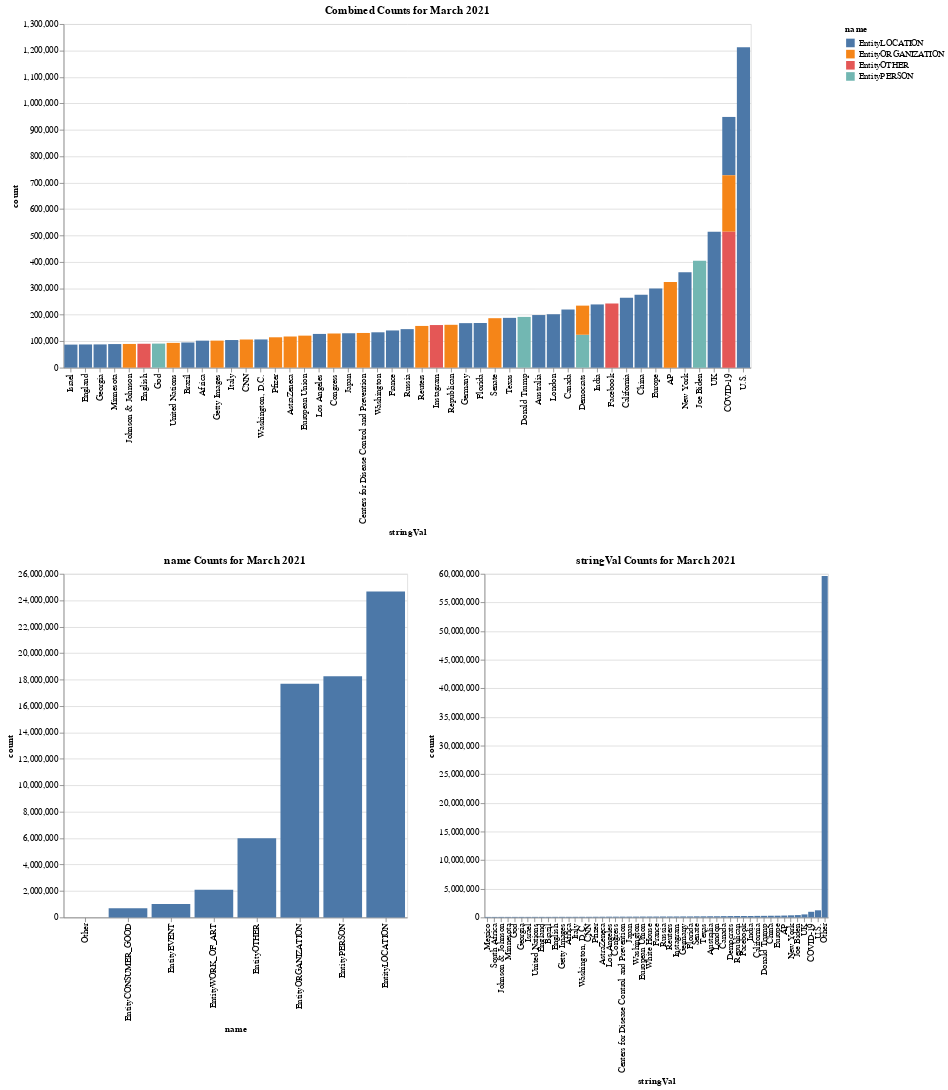

Notebook code for this chart:
### Code cell
category_count_chart = create_entity_count_charts('name', april_events, salience_filter=0, entity_term_filter=None, top_n=100)
entity_count_chart = create_entity_count_charts('stringVal', april_events, salience_filter=0, entity_term_filter=None, top_n=50)
top_chart = create_entity_count_charts_color(april_events, salience_filter=0, entity_term_filter=None, top_n=50)
alt.data_transformers.disable_max_rows()

alt.vconcat(
    top_chart,
    alt.hconcat(category_count_chart, entity_count_chart),
)

### Figure 1 — Vega-Lite specification as saved in the notebook (floating-point values rounded to 4 significant figures)
{"config": {"view": {"continuousWidth": 400, "continuousHeight": 300}}, "vconcat": [{"data": {"name": "data-1c8bb98685876abecbdbe91e399d9cd4"}, "mark": "bar", "encoding": {"color": {"field": "name", "type": "nominal"}, "tooltip": [{"field": "name", "type": "nominal"}, {"field": "stringVal", "type": "nominal"}, {"field": "count", "type": "quantitative"}], "x": {"field": "stringVal", "sort": "y", "type": "ordinal"}, "y": {"field": "count", "type": "quantitative"}}, "height": 400, "title": "Combined Counts for March 2021", "width": 800}, {"hconcat": [{"data": {"name": "data-ae2f75816b186353a7ecc135375203e7"}, "mark": "bar", "encoding": {"tooltip": [{"field": "name", "type": "nominal"}, {"field": "count", "type": "quantitative"}], "x": {"field": "name", "sort": "y", "type": "ordinal"}, "y": {"field": "count", "type": "quantitative"}}, "height": 400, "title": "name Counts for March 2021", "width": 400}, {"data": {"name": "data-5735c46a6e0bd01fc55bf01531f930ee"}, "mark": "bar", "encoding": {"tooltip": [{"field": "stringVal", "type": "nominal"}, {"field": "count", "type": "quantitative"}], "x": {"field": "stringVal", "sort": "y", "type": "ordinal"}, "y": {"field": "count", "type": "quantitative"}}, "height": 400, "title": "stringVal Counts for March 2021", "width": 400}]}], "$schema": "https://vega.github.io/schema/vega-lite/v4.17.0.json", "datasets": {"data-1c8bb98685876abecbdbe91e399d9cd4": [{"index": 0, "stringVal": "U.S.", "name": "EntityLOCATION", "groupId": 1211992, "numMentions": 1211992, "avgSalience": 1211992, "eventTime": 1211992, "polarity": 1211992, "magnitude": 1211992, "score": 1211992, "count": 1211992}, {"index": 1, "stringVal": "COVID-19", "name": "EntityOTHER", "groupId": 514874, "numMentions": 514874, "avgSalience": 514874, "eventTime": 514874, "polarity": 514874, "magnitude": 514874, "score": 514874, "count": 514874}, {"index": 2, "stringVal": "UK", "name": "EntityLOCATION", "groupId": 514406, "numMentions": 514406, "avgSalience": 514406, "eventTime": 514406, "polarity": 514406, "magnitude": 514406, "score": 514406, "count": 514406}, {"index": 3, "stringVal": "Joe Biden", "name": "EntityPERSON", "groupId": 404548, "numMentions": 404548, "avgSalience": 404548, "eventTime": 404548, "polarity": 404548, "magnitude": 404548, "score": 404548, "count": 404548}, {"index": 4, "stringVal": "New York", "name": "EntityLOCATION", "groupId": 361209, "numMentions": 361209, "avgSalience": 361209, "eventTime": 361209, "polarity": 361209, "magnitude": 361209, "score": 361209, "count": 361209}, {"index": 5, "stringVal": "AP", "name": "EntityORGANIZATION", "groupId": 324242, "numMentions": 324242, "avgSalience": 324242, "eventTime": 324242, "polarity": 324242, "magnitude": 324242, "score": 324242, "count": 324242}, {"index": 6, "stringVal": "Europe", "name": "EntityLOCATION", "groupId": 299078, "numMentions": 299078, "avgSalience": 299078, "eventTime": 299078, "polarity": 299078, "magnitude": 299078, "score": 299078, "count": 299078}, {"index": 7, "stringVal": "China", "name": "EntityLOCATION", "groupId": 275367, "numMentions": 275367, "avgSalience": 275367, "eventTime": 275367, "polarity": 275367, "magnitude": 275367, "score": 275367, "count": 275367}, {"index": 8, "stringVal": "California", "name": "EntityLOCATION", "groupId": 264194, "numMentions": 264194, "avgSalience": 264194, "eventTime": 264194, "polarity": 264194, "magnitude": 264194, "score": 264194, "count": 264194}, {"index": 9, "stringVal": "Facebook", "name": "EntityOTHER", "groupId": 242351, "numMentions": 242351, "avgSalience": 242351, "eventTime": 242351, "polarity": 242351, "magnitude": 242351, "score": 242351, "count": 242351}, {"index": 10, "stringVal": "India", "name": "EntityLOCATION", "groupId": 239188, "numMentions": 239188, "avgSalience": 239188, "eventTime": 239188, "polarity": 239188, "magnitude": 239188, "score": 239188, "count": 239188}, {"index": 11, "stringVal": "COVID-19", "name": "EntityLOCATION", "groupId": 220799, "numMentions": 220799, "avgSalience": 220799, "eventTime": 220799, "polarity": 220799, "magnitude": 220799, "score": 220799, "count": 220799}, {"index": 12, "stringVal": "Canada", "name": "EntityLOCATION", "groupId": 219960, "numMentions": 219960, "avgSalience": 219960, "eventTime": 219960, "polarity": 219960, "magnitude": 219960, "score": 219960, "count": 219960}, {"index": 13, "stringVal": "COVID-19", "name": "EntityORGANIZATION", "groupId": 212905, "numMentions": 212905, "avgSalience": 212905, "eventTime": 212905, "polarity": 212905, "magnitude": 212905, "score": 212905, "count": 212905}, {"index": 14, "stringVal": "London", "name": "EntityLOCATION", "groupId": 202102, "numMentions": 202102, "avgSalience": 202102, "eventTime": 202102, "polarity": 202102, "magnitude": 202102, "score": 202102, "count": 202102}, {"index": 15, "stringVal": "Australia", "name": "EntityLOCATION", "groupId": 199029, "numMentions": 199029, "avgSalience": 199029, "eventTime": 199029, "polarity": 199029, "magnitude": 199029, "score": 199029, "count": 199029}, {"index": 16, "stringVal": "Donald Trump", "name": "EntityPERSON", "groupId": 192039, "numMentions": 192039, "avgSalience": 192039, "eventTime": 192039, "polarity": 192039, "magnitude": 192039, "score": 192039, "count": 192039}, {"index": 17, "stringVal": "Texas", "name": "EntityLOCATION", "groupId": 188385, "numMentions": 188385, "avgSalience": 188385, "eventTime": 188385, "polarity": 188385, "magnitude": 188385, "score": 188385, "count": 188385}, {"index": 18, "stringVal": "Senate", "name": "EntityORGANIZATION", "groupId": 187094, "numMentions": 187094, "avgSalience": 187094, "eventTime": 187094, "polarity": 187094, "magnitude": 187094, "score": 187094, "count": 187094}, {"index": 19, "stringVal": "Florida", "name": "EntityLOCATION", "groupId": 168945, "numMentions": 168945, "avgSalience": 168945, "eventTime": 168945, "polarity": 168945, "magnitude": 168945, "score": 168945, "count": 168945}, {"index": 20, "stringVal": "Germany", "name": "EntityLOCATION", "groupId": 168396, "numMentions": 168396, "avgSalience": 168396, "eventTime": 168396, "polarity": 168396, "magnitude": 168396, "score": 168396, "count": 168396}, {"index": 21, "stringVal": "Republican", "name": "EntityORGANIZATION", "groupId": 162112, "numMentions": 162112, "avgSalience": 162112, "eventTime": 162112, "polarity": 162112, "magnitude": 162112, "score": 162112, "count": 162112}, {"index": 22, "stringVal": "Instagram", "name": "EntityOTHER", "groupId": 161208, "numMentions": 161208, "avgSalience": 161208, "eventTime": 161208, "polarity": 161208, "magnitude": 161208, "score": 161208, "count": 161208}, {"index": 23, "stringVal": "Reuters", "name": "EntityORGANIZATION", "groupId": 157820, "numMentions": 157820, "avgSalience": 157820, "eventTime": 157820, "polarity": 157820, "magnitude": 157820, "score": 157820, "count": 157820}, {"index": 24, "stringVal": "Russia", "name": "EntityLOCATION", "groupId": 145758, "numMentions": 145758, "avgSalience": 145758, "eventTime": 145758, "polarity": 145758, "magnitude": 145758, "score": 145758, "count": 145758}, {"index": 25, "stringVal": "France", "name": "EntityLOCATION", "groupId": 140735, "numMentions": 140735, "avgSalience": 140735, "eventTime": 140735, "polarity": 140735, "magnitude": 140735, "score": 140735, "count": 140735}, {"index": 26, "stringVal": "Washington", "name": "EntityLOCATION", "groupId": 133769, "numMentions": 133769, "avgSalience": 133769, "eventTime": 133769, "polarity": 133769, "magnitude": 133769, "score": 133769, "count": 133769}, {"index": 27, "stringVal": "Centers for Disease Control and Prevention", "name": "EntityORGANIZATION", "groupId": 131225, "numMentions": 131225, "avgSalience": 131225, "eventTime": 131225, "polarity": 131225, "magnitude": 131225, "score": 131225, "count": 131225}, {"index": 28, "stringVal": "Japan", "name": "EntityLOCATION", "groupId": 130157, "numMentions": 130157, "avgSalience": 130157, "eventTime": 130157, "polarity": 130157, "magnitude": 130157, "score": 130157, "count": 130157}, {"index": 29, "stringVal": "Congress", "name": "EntityORGANIZATION", "groupId": 129231, "numMentions": 129231, "avgSalience": 129231, "eventTime": 129231, "polarity": 129231, "magnitude": 129231, "score": 129231, "count": 129231}, {"index": 30, "stringVal": "Los Angeles", "name": "EntityLOCATION", "groupId": 127596, "numMentions": 127596, "avgSalience": 127596, "eventTime": 127596, "polarity": 127596, "magnitude": 127596, "score": 127596, "count": 127596}, {"index": 31, "stringVal": "Democrats", "name": "EntityPERSON", "groupId": 124489, "numMentions": 124489, "avgSalience": 124489, "eventTime": 124489, "polarity": 124489, "magnitude": 124489, "score": 124489, "count": 124489}, {"index": 32, "stringVal": "European Union", "name": "EntityORGANIZATION", "groupId": 121121, "numMentions": 121121, "avgSalience": 121121, "eventTime": 121121, "polarity": 121121, "magnitude": 121121, "score": 121121, "count": 121121}, {"index": 33, "stringVal": "AstraZeneca", "name": "EntityORGANIZATION", "groupId": 117867, "numMentions": 117867, "avgSalience": 117867, "eventTime": 117867, "polarity": 117867, "magnitude": 117867, "score": 117867, "count": 117867}, {"index": 34, "stringVal": "Pfizer", "name": "EntityORGANIZATION", "groupId": 114895, "numMentions": 114895, "avgSalience": 114895, "eventTime": 114895, "polarity": 114895, "magnitude": 114895, "score": 114895, "count": 114895}, {"index": 35, "stringVal": "Democrats", "name": "EntityORGANIZATION", "groupId": 110160, "numMentions": 110160, "avgSalience": 110160, "eventTime": 110160, "polarity": 110160, "magnitude": 110160, "score": 110160, "count": 110160}, {"index": 36, "stringVal": "Washington, D.C.", "name": "EntityLOCATION", "groupId": 106730, "numMentions": 106730, "avgSalience": 106730, "eventTime": 106730, "polarity": 106730, "magnitude": 106730, "score": 106730, "count": 106730}, {"index": 37, "stringVal": "CNN", "name": "EntityORGANIZATION", "groupId": 106480, "numMentions": 106480, "avgSalience": 106480, "eventTime": 106480, "polarity": 106480, "magnitude": 106480, "score": 106480, "count": 106480}, {"index": 38, "stringVal": "Italy", "name": "EntityLOCATION", "groupId": 104516, "numMentions": 104516, "avgSalience": 104516, "eventTime": 104516, "polarity": 104516, "magnitude": 104516, "score": 104516, "count": 104516}, {"index": 39, "stringVal": "Getty Images", "name": "EntityORGANIZATION", "groupId": 102244, "numMentions": 102244, "avgSalience": 102244, "eventTime": 102244, "polarity": 102244, "magnitude": 102244, "score": 102244, "count": 102244}, {"index": 40, "stringVal": "Africa", "name": "EntityLOCATION", "groupId": 102103, "numMentions": 102103, "avgSalience": 102103, "eventTime": 102103, "polarity": 102103, "magnitude": 102103, "score": 102103, "count": 102103}, {"index": 41, "stringVal": "Brazil", "name": "EntityLOCATION", "groupId": 95243, "numMentions": 95243, "avgSalience": 95243, "eventTime": 95243, "polarity": 95243, "magnitude": 95243, "score": 95243, "count": 95243}, {"index": 42, "stringVal": "United Nations", "name": "EntityORGANIZATION", "groupId": 93746, "numMentions": 93746, "avgSalience": 93746, "eventTime": 93746, "polarity": 93746, "magnitude": 93746, "score": 93746, "count": 93746}, {"index": 43, "stringVal": "God", "name": "EntityPERSON", "groupId": 90992, "numMentions": 90992, "avgSalience": 90992, "eventTime": 90992, "polarity": 90992, "magnitude": 90992, "score": 90992, "count": 90992}, {"index": 44, "stringVal": "English", "name": "EntityOTHER", "groupId": 90417, "numMentions": 90417, "avgSalience": 90417, "eventTime": 90417, "polarity": 90417, "magnitude": 90417, "score": 90417, "count": 90417}, {"index": 45, "stringVal": "Johnson & Johnson", "name": "EntityORGANIZATION", "groupId": 89686, "numMentions": 89686, "avgSalience": 89686, "eventTime": 89686, "polarity": 89686, "magnitude": 89686, "score": 89686, "count": 89686}, {"index": 46, "stringVal": "Minnesota", "name": "EntityLOCATION", "groupId": 89264, "numMentions": 89264, "avgSalience": 89264, "eventTime": 89264, "polarity": 89264, "magnitude": 89264, "score": 89264, "count": 89264}, {"index": 47, "stringVal": "Georgia", "name": "EntityLOCATION", "groupId": 87948, "numMentions": 87948, "avgSalience": 87948, "eventTime": 87948, "polarity": 87948, "magnitude": 87948, "score": 87948, "count": 87948}, {"index": 48, "stringVal": "England", "name": "EntityLOCATION", "groupId": 87795, "numMentions": 87795, "avgSalience": 87795, "eventTime": 87795, "polarity": 87795, "magnitude": 87795, "score": 87795, "count": 87795}, {"index": 49, "stringVal": "Israel", "name": "EntityLOCATION", "groupId": 87209, "numMentions": 87209, "avgSalience": 87209, "eventTime": 87209, "polarity": 87209, "magnitude": 87209, "score": 87209, "count": 87209}], "data-ae2f75816b186353a7ecc135375203e7": [{"index": 0, "name": "EntityLOCATION", "groupId": 24660000.0, "stringVal": 24660000.0, "numMentions": 24660000.0, "avgSalience": 24660000.0, "eventTime": 24655167, "polarity": 24660000.0, "magnitude": 24660000.0, "score": 24660000.0, "count": 24655167}, {"index": 1, "name": "EntityPERSON", "groupId": 18240000.0, "stringVal": 18240000.0, "numMentions": 18240000.0, "avgSalience": 18240000.0, "eventTime": 18244936, "polarity": 18240000.0, "magnitude": 18240000.0, "score": 18240000.0, "count": 18244936}, {"index": 2, "name": "EntityORGANIZATION", "groupId": 17670000.0, "stringVal": 17670000.0, "numMentions": 17670000.0, "avgSalience": 17670000.0, "eventTime": 17673083, "polarity": 17670000.0, "magnitude": 17670000.0, "score": 17670000.0, "count": 17673083}, {"index": 3, "name": "EntityOTHER", "groupId": 5986000.0, "stringVal": 5986000.0, "numMentions": 5986000.0, "avgSalience": 5986000.0, "eventTime": 5985862, "polarity": 5986000.0, "magnitude": 5986000.0, "score": 5986000.0, "count": 5985862}, {"index": 4, "name": "EntityWORK_OF_ART", "groupId": 2093000.0, "stringVal": 2093000.0, "numMentions": 2093000.0, "avgSalience": 2093000.0, "eventTime": 2092700, "polarity": 2093000.0, "magnitude": 2093000.0, "score": 2093000.0, "count": 2092700}, {"index": 5, "name": "EntityEVENT", "groupId": 1019000.0, "stringVal": 1019000.0, "numMentions": 1019000.0, "avgSalience": 1019000.0, "eventTime": 1018840, "polarity": 1019000.0, "magnitude": 1019000.0, "score": 1019000.0, "count": 1018840}, {"index": 6, "name": "EntityCONSUMER_GOOD", "groupId": 698700.0, "stringVal": 698700.0, "numMentions": 698700.0, "avgSalience": 698700.0, "eventTime": 698704, "polarity": 698700.0, "magnitude": 698700.0, "score": 698700.0, "count": 698704}, {"index": 7, "name": "Other", "groupId": null, "stringVal": null, "numMentions": null, "avgSalience": null, "eventTime": 0, "polarity": null, "magnitude": null, "score": null, "count": 0}], "data-5735c46a6e0bd01fc55bf01531f930ee": [{"index": 50, "stringVal": "Other", "groupId": null, "name": null, "numMentions": null, "avgSalience": null, "eventTime": 59633682, "polarity": null, "magnitude": null, "score": null, "count": 59633682}, {"index": 0, "stringVal": "U.S.", "groupId": 1242000.0, "name": 1242000.0, "numMentions": 1242000.0, "avgSalience": 1242000.0, "eventTime": 1241889, "polarity": 1242000.0, "magnitude": 1242000.0, "score": 1242000.0, "count": 1241889}, {"index": 1, "stringVal": "COVID-19", "groupId": 981600.0, "name": 981600.0, "numMentions": 981600.0, "avgSalience": 981600.0, "eventTime": 981584, "polarity": 981600.0, "magnitude": 981600.0, "score": 981600.0, "count": 981584}, {"index": 2, "stringVal": "UK", "groupId": 524300.0, "name": 524300.0, "numMentions": 524300.0, "avgSalience": 524300.0, "eventTime": 524343, "polarity": 524300.0, "magnitude": 524300.0, "score": 524300.0, "count": 524343}, {"index": 3, "stringVal": "Joe Biden", "groupId": 404900.0, "name": 404900.0, "numMentions": 404900.0, "avgSalience": 404900.0, "eventTime": 404936, "polarity": 404900.0, "magnitude": 404900.0, "score": 404900.0, "count": 404936}, {"index": 4, "stringVal": "New York", "groupId": 363800.0, "name": 363800.0, "numMentions": 363800.0, "avgSalience": 363800.0, "eventTime": 363776, "polarity": 363800.0, "magnitude": 363800.0, "score": 363800.0, "count": 363776}, {"index": 5, "stringVal": "AP", "groupId": 324800.0, "name": 324800.0, "numMentions": 324800.0, "avgSalience": 324800.0, "eventTime": 324799, "polarity": 324800.0, "magnitude": 324800.0, "score": 324800.0, "count": 324799}, {"index": 6, "stringVal": "Europe", "groupId": 299400.0, "name": 299400.0, "numMentions": 299400.0, "avgSalience": 299400.0, "eventTime": 299382, "polarity": 299400.0, "magnitude": 299400.0, "score": 299400.0, "count": 299382}, {"index": 7, "stringVal": "China", "groupId": 291900.0, "name": 291900.0, "numMentions": 291900.0, "avgSalience": 291900.0, "eventTime": 291943, "polarity": 291900.0, "magnitude": 291900.0, "score": 291900.0, "count": 291943}, {"index": 8, "stringVal": "Donald Trump", "groupId": 272900.0, "name": 272900.0, "numMentions": 272900.0, "avgSalience": 272900.0, "eventTime": 272864, "polarity": 272900.0, "magnitude": 272900.0, "score": 272900.0, "count": 272864}, {"index": 9, "stringVal": "California", "groupId": 265700.0, "name": 265700.0, "numMentions": 265700.0, "avgSalience": 265700.0, "eventTime": 265715, "polarity": 265700.0, "magnitude": 265700.0, "score": 265700.0, "count": 265715}, {"index": 10, "stringVal": "India", "groupId": 250100.0, "name": 250100.0, "numMentions": 250100.0, "avgSalience": 250100.0, "eventTime": 250059, "polarity": 250100.0, "magnitude": 250100.0, "score": 250100.0, "count": 250059}, {"index": 11, "stringVal": "Facebook", "groupId": 248900.0, "name": 248900.0, "numMentions": 248900.0, "avgSalience": 248900.0, "eventTime": 248904, "polarity": 248900.0, "magnitude": 248900.0, "score": 248900.0, "count": 248904}, {"index": 12, "stringVal": "Republican", "groupId": 248700.0, "name": 248700.0, "numMentions": 248700.0, "avgSalience": 248700.0, "eventTime": 248734, "polarity": 248700.0, "magnitude": 248700.0, "score": 248700.0, "count": 248734}, {"index": 13, "stringVal": "Democrats", "groupId": 234700.0, "name": 234700.0, "numMentions": 234700.0, "avgSalience": 234700.0, "eventTime": 234709, "polarity": 234700.0, "magnitude": 234700.0, "score": 234700.0, "count": 234709}, {"index": 14, "stringVal": "Canada", "groupId": 224700.0, "name": 224700.0, "numMentions": 224700.0, "avgSalience": 224700.0, "eventTime": 224734, "polarity": 224700.0, "magnitude": 224700.0, "score": 224700.0, "count": 224734}, {"index": 15, "stringVal": "London", "groupId": 202100.0, "name": 202100.0, "numMentions": 202100.0, "avgSalience": 202100.0, "eventTime": 202149, "polarity": 202100.0, "magnitude": 202100.0, "score": 202100.0, "count": 202149}, {"index": 16, "stringVal": "Australia", "groupId": 201000.0, "name": 201000.0, "numMentions": 201000.0, "avgSalience": 201000.0, "eventTime": 200997, "polarity": 201000.0, "magnitude": 201000.0, "score": 201000.0, "count": 200997}, {"index": 17, "stringVal": "Texas", "groupId": 189000.0, "name": 189000.0, "numMentions": 189000.0, "avgSalience": 189000.0, "eventTime": 188994, "polarity": 189000.0, "magnitude": 189000.0, "score": 189000.0, "count": 188994}, {"index": 18, "stringVal": "Senate", "groupId": 187300.0, "name": 187300.0, "numMentions": 187300.0, "avgSalience": 187300.0, "eventTime": 187292, "polarity": 187300.0, "magnitude": 187300.0, "score": 187300.0, "count": 187292}, {"index": 19, "stringVal": "Florida", "groupId": 169300.0, "name": 169300.0, "numMentions": 169300.0, "avgSalience": 169300.0, "eventTime": 169278, "polarity": 169300.0, "magnitude": 169300.0, "score": 169300.0, "count": 169278}, {"index": 20, "stringVal": "Germany", "groupId": 169200.0, "name": 169200.0, "numMentions": 169200.0, "avgSalience": 169200.0, "eventTime": 169226, "polarity": 169200.0, "magnitude": 169200.0, "score": 169200.0, "count": 169226}, {"index": 21, "stringVal": "Instagram", "groupId": 162800.0, "name": 162800.0, "numMentions": 162800.0, "avgSalience": 162800.0, "eventTime": 162757, "polarity": 162800.0, "magnitude": 162800.0, "score": 162800.0, "count": 162757}, {"index": 22, "stringVal": "Reuters", "groupId": 158000.0, "name": 158000.0, "numMentions": 158000.0, "avgSalience": 158000.0, "eventTime": 158048, "polarity": 158000.0, "magnitude": 158000.0, "score": 158000.0, "count": 158048}, {"index": 23, "stringVal": "Russia", "groupId": 157000.0, "name": 157000.0, "numMentions": 157000.0, "avgSalience": 157000.0, "eventTime": 157038, "polarity": 157000.0, "magnitude": 157000.0, "score": 157000.0, "count": 157038}, {"index": 24, "stringVal": "France", "groupId": 150400.0, "name": 150400.0, "numMentions": 150400.0, "avgSalience": 150400.0, "eventTime": 150374, "polarity": 150400.0, "magnitude": 150400.0, "score": 150400.0, "count": 150374}, {"index": 25, "stringVal": "White House", "groupId": 149600.0, "name": 149600.0, "numMentions": 149600.0, "avgSalience": 149600.0, "eventTime": 149631, "polarity": 149600.0, "magnitude": 149600.0, "score": 149600.0, "count": 149631}, {"index": 26, "stringVal": "European Union", "groupId": 147100.0, "name": 147100.0, "numMentions": 147100.0, "avgSalience": 147100.0, "eventTime": 147130, "polarity": 147100.0, "magnitude": 147100.0, "score": 147100.0, "count": 147130}, {"index": 27, "stringVal": "Washington", "groupId": 137100.0, "name": 137100.0, "numMentions": 137100.0, "avgSalience": 137100.0, "eventTime": 137102, "polarity": 137100.0, "magnitude": 137100.0, "score": 137100.0, "count": 137102}, {"index": 28, "stringVal": "Japan", "groupId": 133300.0, "name": 133300.0, "numMentions": 133300.0, "avgSalience": 133300.0, "eventTime": 133319, "polarity": 133300.0, "magnitude": 133300.0, "score": 133300.0, "count": 133319}, {"index": 29, "stringVal": "Centers for Disease Control and Prevention", "groupId": 131400.0, "name": 131400.0, "numMentions": 131400.0, "avgSalience": 131400.0, "eventTime": 131382, "polarity": 131400.0, "magnitude": 131400.0, "score": 131400.0, "count": 131382}, {"index": 30, "stringVal": "Congress", "groupId": 129400.0, "name": 129400.0, "numMentions": 129400.0, "avgSalience": 129400.0, "eventTime": 129434, "polarity": 129400.0, "magnitude": 129400.0, "score": 129400.0, "count": 129434}, {"index": 31, "stringVal": "Los Angeles", "groupId": 127700.0, "name": 127700.0, "numMentions": 127700.0, "avgSalience": 127700.0, "eventTime": 127706, "polarity": 127700.0, "magnitude": 127700.0, "score": 127700.0, "count": 127706}, {"index": 32, "stringVal": "AstraZeneca", "groupId": 118000.0, "name": 118000.0, "numMentions": 118000.0, "avgSalience": 118000.0, "eventTime": 117965, "polarity": 118000.0, "magnitude": 118000.0, "score": 118000.0, "count": 117965}, {"index": 33, "stringVal": "Pfizer", "groupId": 115000.0, "name": 115000.0, "numMentions": 115000.0, "avgSalience": 115000.0, "eventTime": 114951, "polarity": 115000.0, "magnitude": 115000.0, "score": 115000.0, "count": 114951}, {"index": 34, "stringVal": "CNN", "groupId": 107000.0, "name": 107000.0, "numMentions": 107000.0, "avgSalience": 107000.0, "eventTime": 107022, "polarity": 107000.0, "magnitude": 107000.0, "score": 107000.0, "count": 107022}, {"index": 35, "stringVal": "Washington, D.C.", "groupId": 107000.0, "name": 107000.0, "numMentions": 107000.0, "avgSalience": 107000.0, "eventTime": 106997, "polarity": 107000.0, "magnitude": 107000.0, "score": 107000.0, "count": 106997}, {"index": 36, "stringVal": "Italy", "groupId": 104600.0, "name": 104600.0, "numMentions": 104600.0, "avgSalience": 104600.0, "eventTime": 104587, "polarity": 104600.0, "magnitude": 104600.0, "score": 104600.0, "count": 104587}, {"index": 37, "stringVal": "Africa", "groupId": 102400.0, "name": 102400.0, "numMentions": 102400.0, "avgSalience": 102400.0, "eventTime": 102408, "polarity": 102400.0, "magnitude": 102400.0, "score": 102400.0, "count": 102408}, {"index": 38, "stringVal": "Getty Images", "groupId": 102300.0, "name": 102300.0, "numMentions": 102300.0, "avgSalience": 102300.0, "eventTime": 102280, "polarity": 102300.0, "magnitude": 102300.0, "score": 102300.0, "count": 102280}, {"index": 39, "stringVal": "English", "groupId": 99990.0, "name": 99990.0, "numMentions": 99990.0, "avgSalience": 99990.0, "eventTime": 99994, "polarity": 99990.0, "magnitude": 99990.0, "score": 99990.0, "count": 99994}, {"index": 40, "stringVal": "Brazil", "groupId": 95720.0, "name": 95720.0, "numMentions": 95720.0, "avgSalience": 95720.0, "eventTime": 95715, "polarity": 95720.0, "magnitude": 95720.0, "score": 95720.0, "count": 95715}, {"index": 41, "stringVal": "England", "groupId": 95540.0, "name": 95540.0, "numMentions": 95540.0, "avgSalience": 95540.0, "eventTime": 95545, "polarity": 95540.0, "magnitude": 95540.0, "score": 95540.0, "count": 95545}, {"index": 42, "stringVal": "United Nations", "groupId": 93990.0, "name": 93990.0, "numMentions": 93990.0, "avgSalience": 93990.0, "eventTime": 93991, "polarity": 93990.0, "magnitude": 93990.0, "score": 93990.0, "count": 93991}, {"index": 43, "stringVal": "Israel", "groupId": 91640.0, "name": 91640.0, "numMentions": 91640.0, "avgSalience": 91640.0, "eventTime": 91636, "polarity": 91640.0, "magnitude": 91640.0, "score": 91640.0, "count": 91636}, {"index": 44, "stringVal": "Georgia", "groupId": 91370.0, "name": 91370.0, "numMentions": 91370.0, "avgSalience": 91370.0, "eventTime": 91369, "polarity": 91370.0, "magnitude": 91370.0, "score": 91370.0, "count": 91369}, {"index": 45, "stringVal": "God", "groupId": 91220.0, "name": 91220.0, "numMentions": 91220.0, "avgSalience": 91220.0, "eventTime": 91215, "polarity": 91220.0, "magnitude": 91220.0, "score": 91220.0, "count": 91215}, {"index": 46, "stringVal": "Minnesota", "groupId": 90180.0, "name": 90180.0, "numMentions": 90180.0, "avgSalience": 90180.0, "eventTime": 90179, "polarity": 90180.0, "magnitude": 90180.0, "score": 90180.0, "count": 90179}, {"index": 47, "stringVal": "Johnson & Johnson", "groupId": 89850.0, "name": 89850.0, "numMentions": 89850.0, "avgSalience": 89850.0, "eventTime": 89853, "polarity": 89850.0, "magnitude": 89850.0, "score": 89850.0, "count": 89853}, {"index": 48, "stringVal": "South Africa", "groupId": 86910.0, "name": 86910.0, "numMentions": 86910.0, "avgSalience": 86910.0, "eventTime": 86906, "polarity": 86910.0, "magnitude": 86910.0, "score": 86910.0, "count": 86906}, {"index": 49, "stringVal": "Mexico", "groupId": 86700.0, "name": 86700.0, "numMentions": 86700.0, "avgSalience": 86700.0, "eventTime": 86698, "polarity": 86700.0, "magnitude": 86700.0, "score": 86700.0, "count": 86698}]}}
